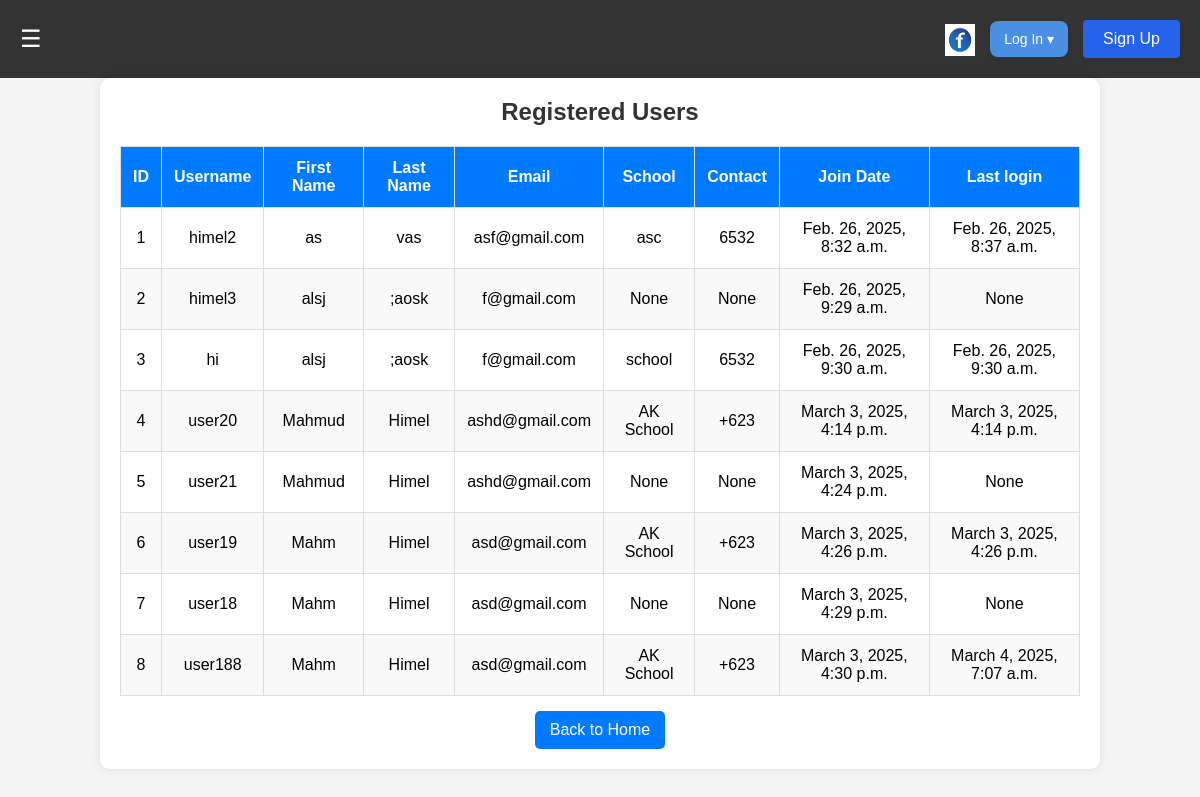
Page /user_info/ on the committed database.
### account/models.py (models this page shows)
class CustomUser(AbstractUser):
    SCHOOL_CHOICES = [
        ('school_1', 'School 1'),
        ('school_2', 'School 2'),
        ('school_3', 'School 3'),
        ('school_4', 'School 4'),
        ('school_5', 'School 5'),
    ]
    school = models.CharField(max_length=255, choices=SCHOOL_CHOICES, blank=True, null=True)
    contact = models.CharField(max_length=20, blank=True, null=True)
    roll_no = models.IntegerField(blank=True, null=True)

### account/views.py (the view)
# urls.py: path('user_info/',user_info, name="user_info"),
def user_info(request):
    info = User.objects.all()
    return render(request, 'user_info.html',{'infos':info})

### templates/user_info.html (shortened to what this page needs)
<!DOCTYPE html>
<html lang="en">
{% load static %}
<head>
</head>
<body>
    <header>
        <nav>
            <div class="menu-button" id="menuButton">
                <span>☰</span>
            </div>
            <div class="right-section">
                <a href="https://facebook.com" target="_blank" class="facebook-logo">
                    <img src="{% static 'facebook-icon.png' %}" alt="Facebook">
                </a>
                {% if user.is_authenticated %}
                <button onclick="window.location.href='{% url 'student_dashboard' %}'">Student Dashboard</button>
                    <form action="{% url 'logout' %}" method="POST">
                        {% csrf_token %}
                        <button type="submit" class="logout-btn">Log Out</button>
                    </form>
                {% else %}
                    <div class="dropdown">
                        <button class="dropbtn">Log In ▾</button>
                    </div>
                    <button onclick="window.location.href='{% url 'signup' %}'">Sign Up</button>
                {% endif %}
            </div>
        </nav>
    </header>
    <div class="container">
        <h2>Registered Users</h2>
        <table>
            <thead>
                <tr>
                    <th>ID</th>
                    <th>Username</th>
                    <th>First Name</th>
                    <th>Last Name</th>
                    <th>Email</th>
                    <th>School</th>
                    <th>Contact</th>
                    <th>Join Date</th>
                    <th>Last login</th>
                </tr>
            </thead>
            <tbody>
                {% for user in infos %}
                <tr>
                    <td>{{user.id}}</td>
                    <td>{{ user.username }}</td>
                    <td>{{ user.first_name }}</td>
                    <td>{{ user.last_name }}</td>
                    <td>{{ user.email }}</td>
                    <td>{{ user.school }}</td>
                    <td>{{ user.contact }}</td>
                    <td>{{ user.date_joined }}</td>
                    <td>{{ user.last_login }}</td>
                </tr>
                {% empty %}
                <tr>
                    <td colspan="4">No users found</td>
                </tr>
                {% endfor %}
            </tbody>
        </table>
        <a href="{% url 'home' %}" class="back-btn">Back to Home</a>
    </div>
</body>
</html>

### templates/user_info.html (style rules this page uses)
* { margin: 0; padding: 0; box-sizing: border-box; }
body { font-family: Arial, sans-serif; background-color: #f4f4f4; }
header { background-color: #333; color: #fff; padding: 10px 20px; display: flex; justify-content: space-between; align-items: center; }
nav { display: flex; justify-content: space-between; align-items: center; width: 100%; }
.menu-button { cursor: pointer; font-size: 24px; }
.right-section { display: flex; align-items: center; gap: 15px; }
.facebook-logo img { width: 30px; height: 32px; margin-top: 5px; }
.dropdown { position: relative; }
.dropbtn { background-color: #4a90e2; color: white; padding: 10px 14px; font-size: 14px; border: none; border-radius: 8px; cursor: pointer; }
.container { margin: 0 auto; width: 90%; max-width: 1000px; background: #fff; padding: 20px; border-radius: 10px; box-shadow: 0 0 10px rgba(0, 0, 0, 0.1); text-align: center; }
h2 { text-align: center; color: #333; margin-bottom: 20px; }
table { width: 100%; border-collapse: collapse; margin-top: 10px; }
th, td { padding: 12px; border: 1px solid #ddd; text-align: center; }
th { background: #007bff; color: white; }
tr:nth-child(even) { background: #f9f9f9; }
.back-btn { display: inline-block; margin-top: 15px; text-decoration: none; background: #007bff; color: white; padding: 10px 15px; border-radius: 5px; text-align: center; }
button { background-color: #2563eb; color: white; padding: 10px 20px; border: none; border-radius: 4px; font-size: 16px; font-weight: 500; cursor: pointer; transition: background-color 0.3s ease; box-shadow: 0 2px 4px rgba(0, 0, 0, 0.1); margin: 10px 0; }

### rows in the picture
CustomUser: id "1", username "himel2", first_name "as", last_name "vas", email "asf@gmail.com", school "asc", contact "6532", date_joined "Feb. 26, 2025, 8:32 a.m.", last_login "Feb. 26, 2025, 8:37 a.m."
CustomUser: id "2", username "himel3", first_name "alsj", last_name ";aosk", email "f@gmail.com", school "None", contact "None", date_joined "Feb. 26, 2025, 9:29 a.m.", last_login "None"
CustomUser: id "3", username "hi", first_name "alsj", last_name ";aosk", email "f@gmail.com", school "school", contact "6532", date_joined "Feb. 26, 2025, 9:30 a.m.", last_login "Feb. 26, 2025, 9:30 a.m."
CustomUser: id "4", username "user20", first_name "Mahmud", last_name "Himel", email "ashd@gmail.com", school "AK School", contact "+623", date_joined "March 3, 2025, 4:14 p.m.", last_login "March 3, 2025, 4:14 p.m."
CustomUser: id "5", username "user21", first_name "Mahmud", last_name "Himel", email "ashd@gmail.com", school "None", contact "None", date_joined "March 3, 2025, 4:24 p.m.", last_login "None"
CustomUser: id "6", username "user19", first_name "Mahm", last_name "Himel", email "asd@gmail.com", school "AK School", contact "+623", date_joined "March 3, 2025, 4:26 p.m.", last_login "March 3, 2025, 4:26 p.m."
CustomUser: id "7", username "user18", first_name "Mahm", last_name "Himel", email "asd@gmail.com", school "None", contact "None", date_joined "March 3, 2025, 4:29 p.m.", last_login "None"
CustomUser: id "8", username "user188", first_name "Mahm", last_name "Himel", email "asd@gmail.com", school "AK School", contact "+623", date_joined "March 3, 2025, 4:30 p.m.", last_login "March 4, 2025, 7:07 a.m."
